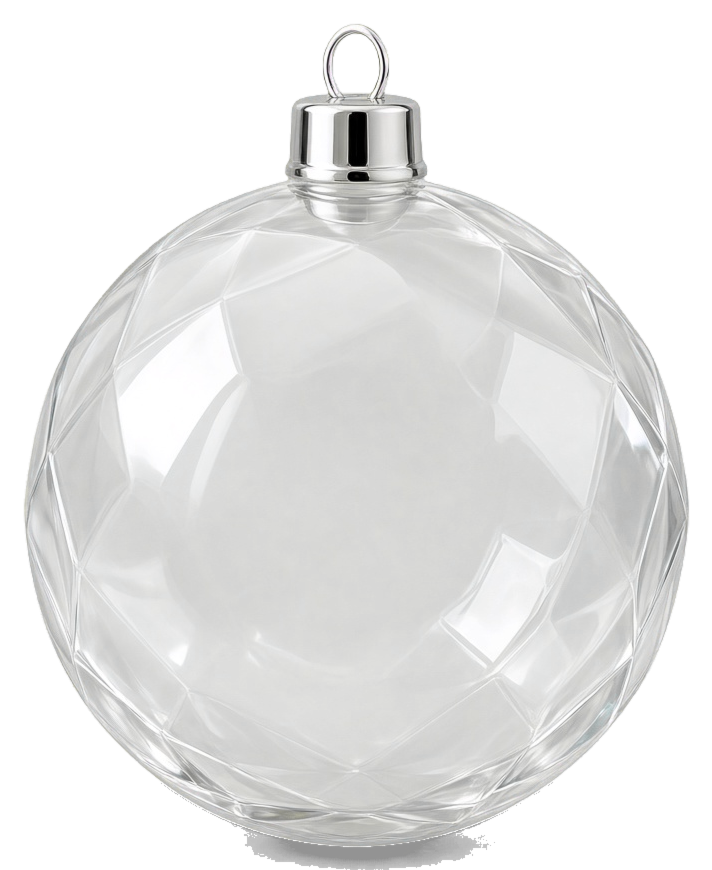
#> input picture experiments/ornament-color-transfer/assets/v1/ornament.png, 712 x 870 px
$ python prepare_ornament.py ../assets/v1/ornament.png --out out.png
#> lines starting #> are read from the running program, lines starting #| are printed output that depends on the picture; after the words box and inside, x2 and y2 are one past the last pixel; in counts of white or black regions, pixels touching at a corner belong together
"""Turn the generated green-screen ornament into a transparent PNG and a mask.

The mask is grayscale. White means the glass may take color. Black means
keep the pixel: metal cap, specular highlights, dark shadows, and empty space.
Gray is a soft edge. Run with the Pillow and numpy virtualenv:

  /tmp/dogkey/bin/python scripts/prepare_ornament.py SOURCE --out assets/vN
"""

from __future__ import annotations

import argparse
from pathlib import Path

import numpy as np
from PIL import Image, ImageFilter


def smoothstep(value: np.ndarray, edge0: float, edge1: float) -> np.ndarray:
    span = max(edge1 - edge0, 1e-4)
    t = np.clip((value - edge0) / span, 0.0, 1.0)
    return t * t * (3.0 - 2.0 * t)


def prepare(source: Path) -> tuple[Image.Image, Image.Image]:
    image = Image.open(source).convert("RGB")
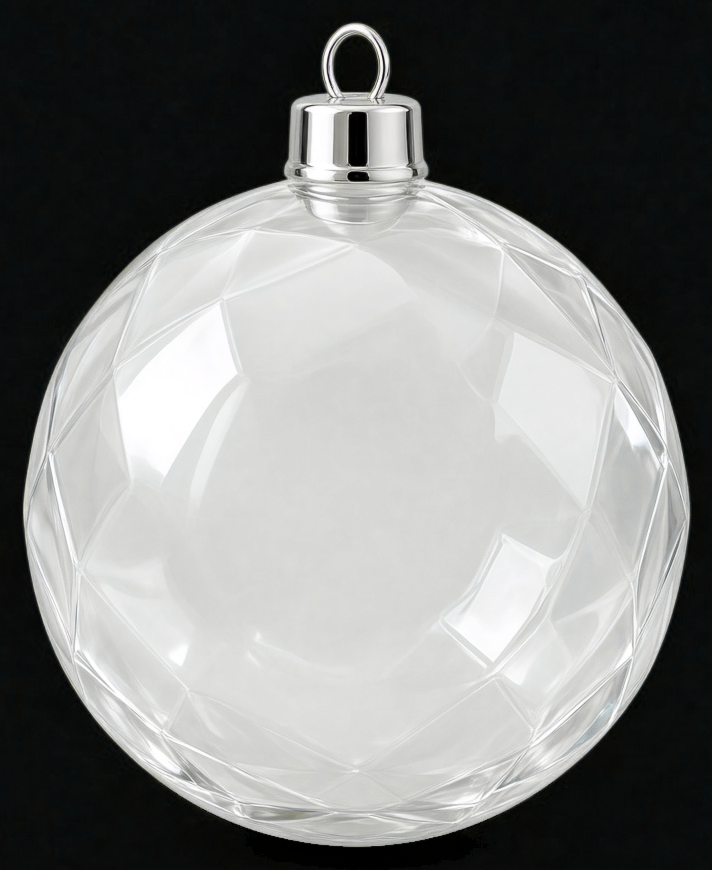
#> image: PIL image 712x870 RGB; mean R, G, B 130.3, 131.1, 130.3
    pixels = np.asarray(image).astype(np.float32)
    height, width = pixels.shape[:2]
#> height = 870; width = 712
    red, green, blue = pixels[:, :, 0], pixels[:, :, 1], pixels[:, :, 2]

    corners = np.concatenate(
        [
            pixels[:32, :32].reshape(-1, 3),
            pixels[:32, -32:].reshape(-1, 3),
            pixels[-32:, :32].reshape(-1, 3),
            pixels[-32:, -32:].reshape(-1, 3),
        ]
    )
    background_green = float(corners[:, 1].mean())
#> background_green = 11.81
    dominance = green - np.maximum(red, blue)
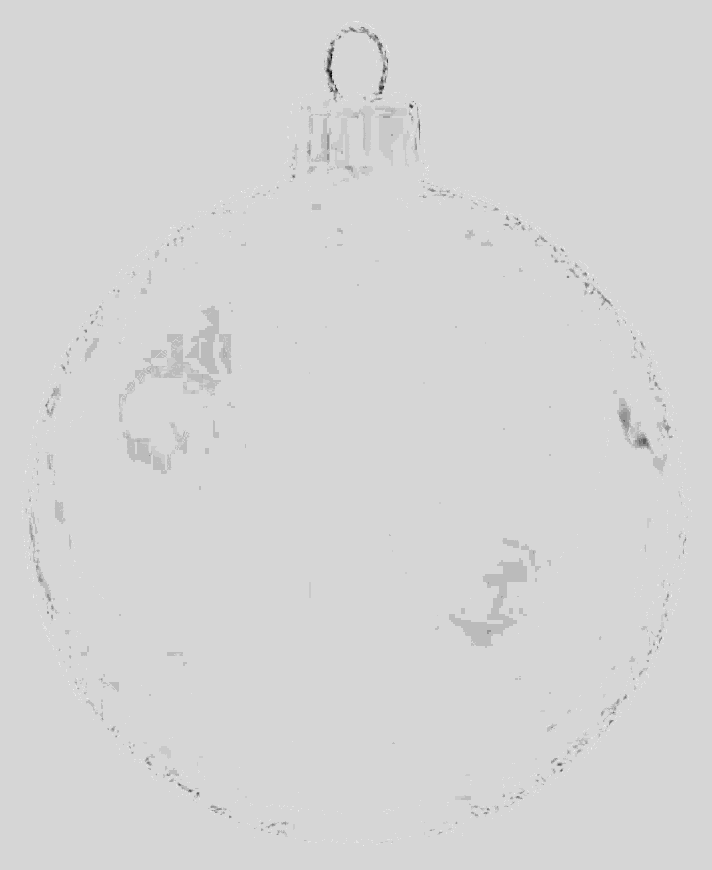
#> dominance: shape (870, 712) float32; min -16, max 3, mean -0.058; drawn with min black and max white

    alpha = (1.0 - smoothstep(dominance, 16.0, 62.0)) * 255.0
#> in smoothstep, `t = np.clip((value - edge0) / span, 0.0, 1.0)`: t: shape (870, 712) float32; every value is 0
#> alpha: shape (870, 712) float32; every value is 255
    # A hard cut removes the flat screen that survives inside the hanging ring.
    alpha = np.where(dominance > 78.0, 0.0, alpha)

    subject = alpha > 24.0
#> subject: shape (870, 712) bool; every value is 1
    ys, xs = np.where(subject)
    if len(ys) == 0:
        raise SystemExit(f"no ornament found in {source}")
    top, bottom = int(ys.min()), int(ys.max())
#> top = 0; bottom = 869
    left, right = int(xs.min()), int(xs.max())
#> left = 0; right = 711
    center_x = (left + right) / 2.0
#> center_x = 355.5
    subject_height = max(bottom - top, 1)
#> subject_height = 869
    subject_width = max(right - left, 1)
#> subject_width = 711

    darker = (green < background_green - 28.0) & (dominance > 40.0)
#> darker: shape (870, 712) bool; every value is 0
    shadow = darker & (np.arange(height)[:, None] > bottom - subject_height * 0.08)
    shadow_alpha = np.clip((background_green - green) / 120.0, 0.0, 0.42) * 255.0
    alpha = np.where(shadow, np.maximum(alpha, shadow_alpha), alpha)
    red = np.where(shadow, red * 0.15, red)
    green = np.where(shadow, green * 0.15, green)
    blue = np.where(shadow, blue * 0.15, blue)

    spill = dominance > 0.0
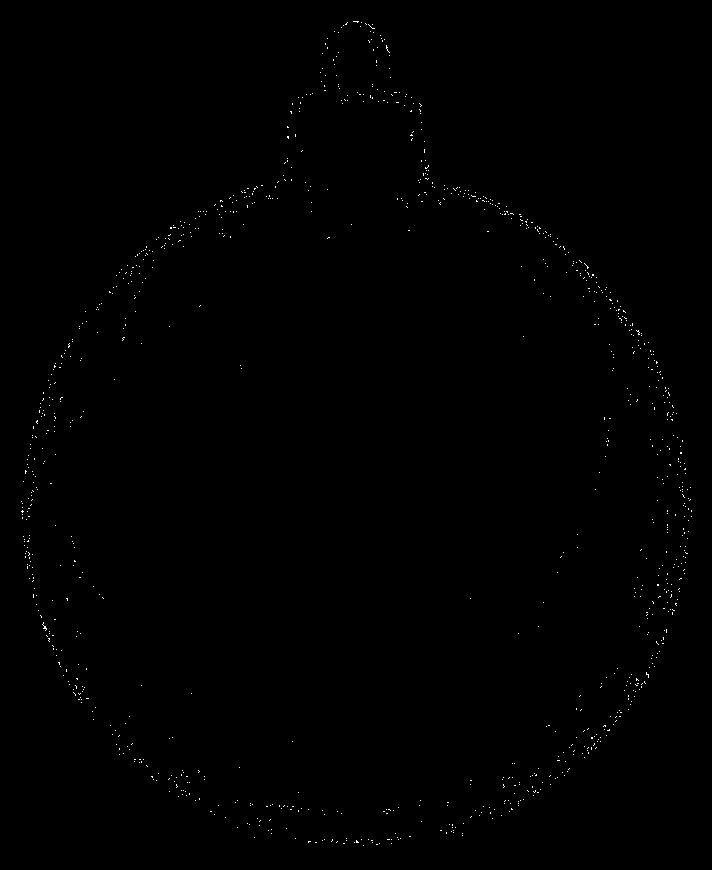
#> spill: shape (870, 712) bool; 0.26% white in thin lines or dots, all inside (x1, y1, x2, y2) = (21, 21, 692, 846)
    green = np.where(spill, np.minimum(green, np.maximum(red, blue)), green)

    color = np.dstack([red, green, blue, alpha]).clip(0, 255).astype(np.uint8)
    cut = Image.fromarray(color, "RGBA")
    cut = cut.filter(ImageFilter.GaussianBlur(radius=0.4))

    blurred = np.asarray(cut).astype(np.float32)
    red, green, blue, alpha = (
        blurred[:, :, 0],
        blurred[:, :, 1],
        blurred[:, :, 2],
        blurred[:, :, 3],
    )
    luma = 0.2126 * red + 0.7152 * green + 0.0722 * blue
    max_channel = np.maximum(np.maximum(red, green), blue)
    min_channel = np.minimum(np.minimum(red, green), blue)
    saturation = np.divide(
        max_channel - min_channel,
        np.maximum(max_channel, 1.0),
    )
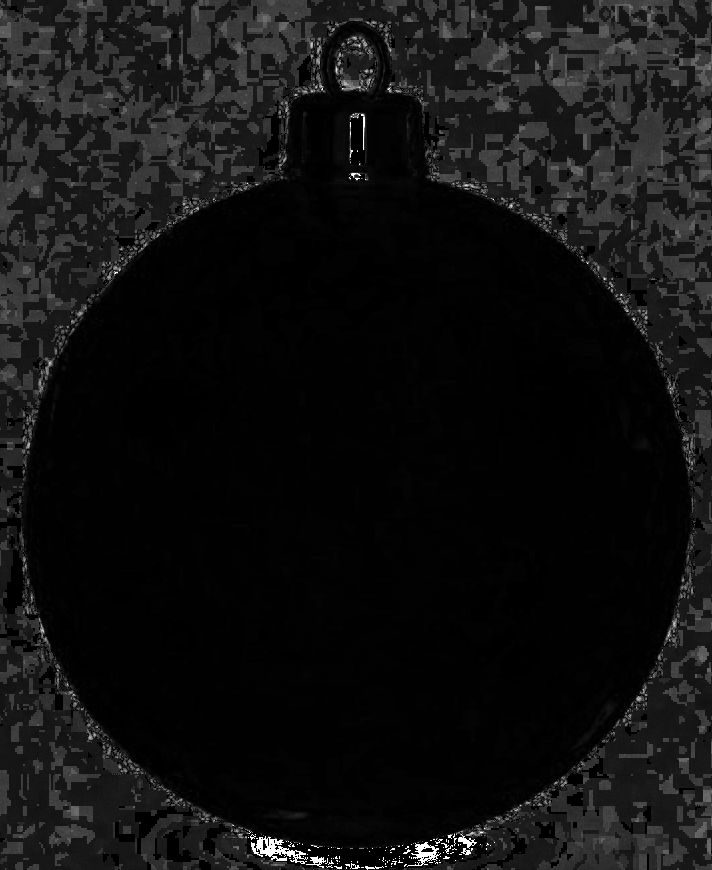
#> saturation: shape (870, 712) float32; min 0, max 1, mean 0.0685

    cap_band = np.arange(height)[:, None] < top + subject_height * 0.2
    near_center = np.abs(np.arange(width)[None, :] - center_x) < subject_width * 0.16
    cap = cap_band & near_center & (saturation < 0.22) & (alpha > 90.0) & ~shadow
#> cap: shape (870, 712) bool; 5% white; 37 white regions (31 under 20 px), largest, box (x1, y1, x2, y2) and area: (242, 0, 470, 174) 30204, (242, 0, 262, 22) 227, (242, 21, 263, 48) 204, (265, 32, 273, 39) 33, (433, 0, 439, 7) 26, (242, 108, 247, 114) 22

    # Only the hottest specular cores are locked. The pale glass body stays recolorable.
    highlight = smoothstep(luma, 232.0, 252.0)
    shade = 1.0 - smoothstep(luma, 8.0, 36.0)
#> call 3 of smoothstep, with edge0 = 8, edge1 = 36
#> in smoothstep (call 3), `t = np.clip((value - edge0) / span, 0.0, 1.0)`:
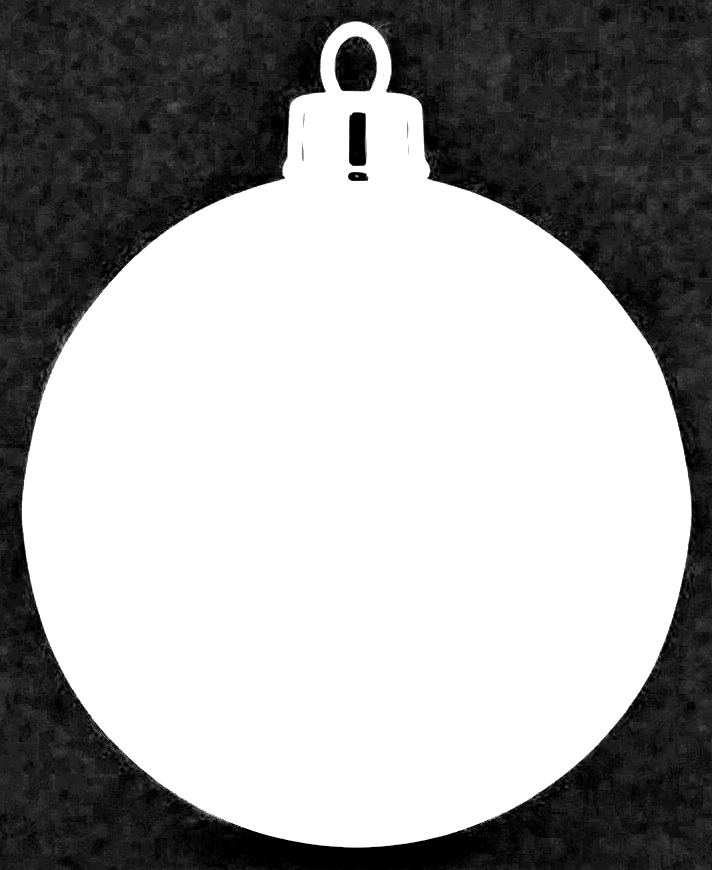
#> t: shape (870, 712) float32; min 0, max 1, mean 0.638
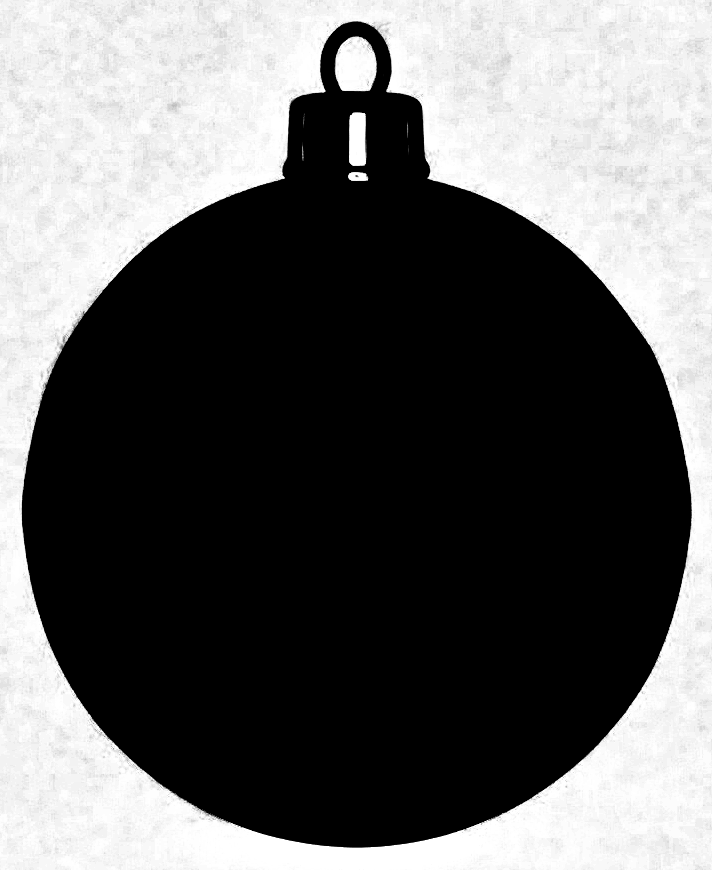
#> shade: shape (870, 712) float32; min 0, max 1, mean 0.39
    presence = np.clip(alpha / 255.0, 0.0, 1.0)
#> presence: shape (870, 712) float32; every value is 1
    glass = presence * (1.0 - highlight) * (1.0 - shade)
    glass = np.where(cap | shadow, 0.0, glass)

    mask = Image.fromarray(np.clip(glass * 255.0, 0, 255).astype(np.uint8), "L")
    mask = mask.filter(ImageFilter.GaussianBlur(radius=1.1))
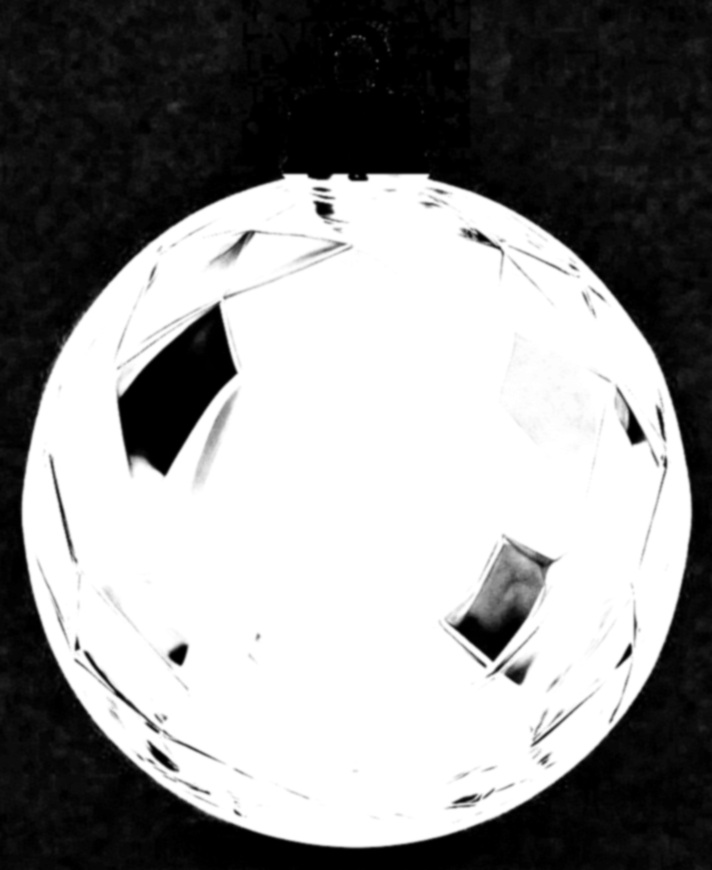
#> mask: PIL image 712x870 L; min 0, max 255, mean 141.2

    pad = 24
    box = (
        max(0, left - pad),
        max(0, top - pad),
        min(width, right + pad),
        min(height, bottom + pad),
    )
#> box = (0, 0, 712, 870)
    return cut.crop(box), mask.crop(box)


def main() -> None:
    parser = argparse.ArgumentParser(description=__doc__)
    parser.add_argument("source", type=Path)
    parser.add_argument("--out", type=Path, required=True)
    args = parser.parse_args()
    args.out.mkdir(parents=True, exist_ok=True)
    ornament, mask = prepare(args.source)
    ornament_path = args.out / "ornament.png"
    mask_path = args.out / "recolor-mask.png"
    ornament.save(ornament_path, "PNG", optimize=True)
    mask.save(mask_path, "PNG", optimize=True)
    print(ornament_path, ornament.size)
#| out.png/ornament.png (712, 870)
    print(mask_path, mask.size)
#| out.png/recolor-mask.png (712, 870)


if __name__ == "__main__":
    main()
